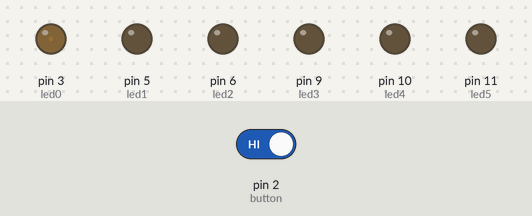
Recording of a sketch running on a simulated Arduino Uno, built with avr-gcc and run on an emulated ATmega328P. Parts: output pins drawn as LEDs (lit = HIGH). The test bench sets the inputs (shaded band); at power-on: pin 2 (button) HIGH.

Above: at 11.8 s.
11.9 s: pin 2 (button) driven LOW
At 13.3 s:
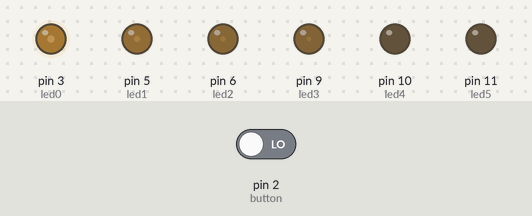
20.0 s: pin 2 (button) driven HIGH
At 20.4 s:
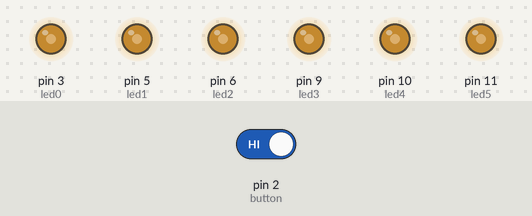
Timing chart, 0 to 32.1 s (numbered marks = the images above; inputs shaded):
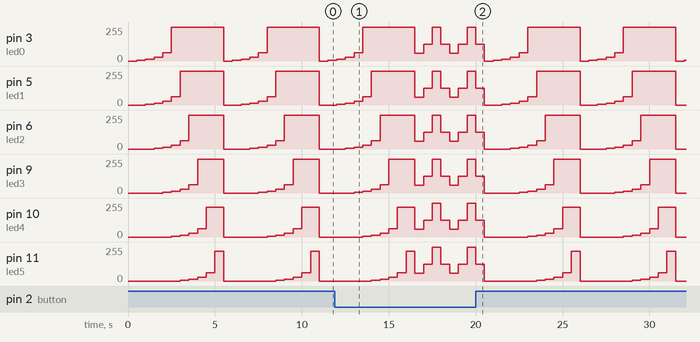

The sketch:

PR03_Fade_LEDs.ino
```cpp
/**********************************************************************************
**                                                                               **
**                                 Fade LEDs                                     **
**                                                                               **
** MOURAD EL FILALI                                                  16/04/2018  **
**********************************************************************************/

//********** Includes *************************************************************

//********** Variables ************************************************************
const int led0 = 3;          // donar nom al pin 3 de l’Arduino
const int led1 = 5;          // donar nom al pin 5 de l’Arduino
const int led2 = 6;          // donar nom al pin 6 de l’Arduino
const int led3 = 9;          // donar nom al pin 9 de l’Arduino
const int led4 = 10;         // donar nom al pin 10 de l’Arduino
const int led5 = 11;         // donar nom al pin 11 de l’Arduino
int velocitat = 500;         // velocitat de l'acció en ms
const int button = 2;
//********** Setup ****************************************************************
void setup()
{
  pinMode(led0, OUTPUT);     // definir el pin 3 com una sortida
  pinMode(led1, OUTPUT);     // definir el pin 5 com una sortida
  pinMode(led2, OUTPUT);     // definir el pin 6 com una sortida
  pinMode(led3, OUTPUT);     // definir el pin 9 com una sortida
  pinMode(led4, OUTPUT);     // definir el pin 10 com una sortida
  pinMode(led5, OUTPUT);     // definir el pin 11 com una sortida
  pinMode(button, INPUT);
}

//********** Loop *****************************************************************
void loop()
{
  int buttonState = digitalRead(button);
  if(buttonState==0)

 {
  analogWrite(led0, 60);     // posar PWM del pin 3 a 60
  analogWrite(led1, 60);     // posar PWM del pin 5 a 60
  analogWrite(led2, 60);     // posar PWM del pin 6 a 60
  analogWrite(led3, 60);     // posar PWM del pin 9 a 60
  analogWrite(led4, 60);     // posar PWM del pin 10 a 60
  analogWrite(led5, 60);     // posar PWM del pin 11 a 60

  delay(velocitat);          // es queden leds velocitat ms en aquest estat

  analogWrite(led0, 125);    // posar PWM del pin 3 a 125
  analogWrite(led1, 125);    // posar PWM del pin 5 a 125
  analogWrite(led2, 125);    // posar PWM del pin 6 a 125
  analogWrite(led3, 125);    // posar PWM del pin 9 a 125
  analogWrite(led4, 125);    // posar PWM del pin 10 a 125
  analogWrite(led5, 125);    // posar PWM del pin 11 a 125

  delay(velocitat);           // es queden leds velocitat ms en aquest estat

  analogWrite(led0, 255);    // posar PWM del pin 3 a 255
  analogWrite(led1, 255);    // posar PWM del pin 5 a 255
  analogWrite(led2, 255);    // posar PWM del pin 6 a 255
  analogWrite(led3, 255);    // posar PWM del pin 9 a 255
  analogWrite(led4, 255);    // posar PWM del pin 10 a 255
  analogWrite(led5, 255);    // posar PWM del pin 11 a 255

  delay(velocitat);           // es queden leds velocitat ms en aquest estat

  analogWrite(led0, 125);    // posar PWM del pin 3 a 125
  analogWrite(led1, 125);    // posar PWM del pin 5 a 125
  analogWrite(led2, 125);    // posar PWM del pin 6 a 125
  analogWrite(led3, 125);    // posar PWM del pin 9 a 125
  analogWrite(led4, 125);    // posar PWM del pin 10 a 125
  analogWrite(led5, 125);    // posar PWM del pin 11 a 125

  delay(velocitat);           // es queden leds velocitat ms en aquest estat
}

else

{
  analogWrite(led0, 0);     // posar PWM del pin 3 a  0
  analogWrite(led1, 0);     // posar PWM del pin 5 a  0
  analogWrite(led2, 0);     // posar PWM del pin 6 a  0
  analogWrite(led3, 0);     // posar PWM del pin 9 a  0
  analogWrite(led4, 0);     // posar PWM del pin 10 a 0
  analogWrite(led5, 0);     // posar PWM del pin 11 a 0

  delay(velocitat);          // es queden leds velocitat ms en aquest estat

  analogWrite(led0, 4);    // posar PWM del pin 3 a  4
  analogWrite(led1, 0);    // posar PWM del pin 5 a  0
  analogWrite(led2, 0);    // posar PWM del pin 6 a  0
  analogWrite(led3, 0);    // posar PWM del pin 9 a  0
  analogWrite(led4, 0);    // posar PWM del pin 10 a 0
  analogWrite(led5, 0);    // posar PWM del pin 11 a 0

  delay(velocitat);           // es queden leds velocitat ms en aquest estat

  analogWrite(led0, 12);    // posar PWM del pin 3 a 12
  analogWrite(led1, 4);    // posar PWM del pin 5 a  4
  analogWrite(led2, 0);    // posar PWM del pin 6 a  0
  analogWrite(led3, 0);    // posar PWM del pin 9 a  0
  analogWrite(led4, 0);    // posar PWM del pin 10 a 0
  analogWrite(led5, 0);    // posar PWM del pin 11 a 0

  delay(velocitat);           // es queden leds velocitat ms en aquest estat

  analogWrite(led0, 27);    // posar PWM del pin 3 a 27
  analogWrite(led1, 12);    // posar PWM del pin 5 a 12
  analogWrite(led2, 4);    // posar PWM del pin 6 a  4
  analogWrite(led3, 0);    // posar PWM del pin 9 a  0
  analogWrite(led4, 0);    // posar PWM del pin 10 a 0
  analogWrite(led5, 0);    // posar PWM del pin 11 a 0

  delay(velocitat);           // es queden leds velocitat ms en aquest estat

  analogWrite(led0, 62);    // posar PWM del pin 3 a 62
  analogWrite(led1, 27);    // posar PWM del pin 5 a 27
  analogWrite(led2, 12);    // posar PWM del pin 6 a 12
  analogWrite(led3, 4);    // posar PWM del pin 9 a 4
  analogWrite(led4, 0);    // posar PWM del pin 10 a 0
  analogWrite(led5, 0);    // posar PWM del pin 11 a 0

  delay(velocitat);           // es queden leds velocitat ms en aquest estat

  analogWrite(led0, 255);    // posar PWM del pin 3 a 255
  analogWrite(led1, 62);    // posar PWM del pin 5 a 62
  analogWrite(led2, 27);    // posar PWM del pin 6 a 27
  analogWrite(led3, 12);    // posar PWM del pin 9 a 12
  analogWrite(led4, 4);    // posar PWM del pin 10 a 4
  analogWrite(led5, 0);    // posar PWM del pin 11 a 0

  delay(velocitat);           // es queden leds velocitat ms en aquest estat

  analogWrite(led0, 255);    // posar PWM del pin 3 a 255
  analogWrite(led1, 255);    // posar PWM del pin 5 a 255
  analogWrite(led2, 62);    // posar PWM del pin 6 a 62
  analogWrite(led3, 27);    // posar PWM del pin 9 a 27
  analogWrite(led4, 12);    // posar PWM del pin 10 a 12
  analogWrite(led5, 4);    // posar PWM del pin 11 a 4

  delay(velocitat);           // es queden leds velocitat ms en aquest estat

  analogWrite(led0, 255);    // posar PWM del pin 3 a 255
  analogWrite(led1, 255);    // posar PWM del pin 5 a 255
  analogWrite(led2, 255);    // posar PWM del pin 6 a 255
  analogWrite(led3, 62);    // posar PWM del pin 9 a  62
  analogWrite(led4, 27);    // posar PWM del pin 10 a 27
  analogWrite(led5, 12);    // posar PWM del pin 11 a 12

  delay(velocitat);           // es queden leds velocitat ms en aquest estat

  analogWrite(led0, 255);    // posar PWM del pin 3 a 125
  analogWrite(led1, 255);    // posar PWM del pin 5 a 125
  analogWrite(led2, 255);    // posar PWM del pin 6 a 125
  analogWrite(led3, 255);    // posar PWM del pin 9 a 125
  analogWrite(led4, 62);    // posar PWM del pin 10 a 62
  analogWrite(led5, 27);    // posar PWM del pin 11 a 27

  delay(velocitat);           // es queden leds velocitat ms en aquest estat

  analogWrite(led0, 255);    // posar PWM del pin 3 a 255
  analogWrite(led1, 255);    // posar PWM del pin 5 a 255
  analogWrite(led2, 255);    // posar PWM del pin 6 a 255
  analogWrite(led3, 255);    // posar PWM del pin 9 a 255
  analogWrite(led4, 225);    // posar PWM del pin 10 a 255
  analogWrite(led5, 62);    // posar PWM del pin 11 a 62

  delay(velocitat);           // es queden leds velocitat ms en aquest estat

   analogWrite(led0, 255);    // posar PWM del pin 3 a 255
  analogWrite(led1, 255);    // posar PWM del pin 5 a 255
  analogWrite(led2, 255);    // posar PWM del pin 6 a 255
  analogWrite(led3, 255);    // posar PWM del pin 9 a 255
  analogWrite(led4, 225);    // posar PWM del pin 10 a 255
  analogWrite(led5, 225);    // posar PWM del pin 11 a 255

  delay(velocitat);           // es queden leds velocitat ms en aquest estat

}
}

//********** Funcions *************************************************************
```

Measured:
- by itself, pin 3 (led0): repeats every 5.5 s: 0/255 0.50 s, 4/255 0.50 s, 12/255 0.50 s, 27/255 0.50 s, 62/255 0.50 s, 255/255 3.0 s
- by itself, pin 5 (led1): repeats every 5.5 s: 0/255 1.0 s, 4/255 0.50 s, 12/255 0.50 s, 27/255 0.50 s, 62/255 0.50 s, 255/255 2.5 s
- by itself, pin 6 (led2): repeats every 5.5 s: 0/255 1.5 s, 4/255 0.50 s, 12/255 0.50 s, 27/255 0.50 s, 62/255 0.50 s, 255/255 2.0 s
- by itself, pin 9 (led3): repeats every 5.5 s: 0/255 2.0 s, 4/255 0.50 s, 12/255 0.50 s, 27/255 0.50 s, 62/255 0.50 s, 255/255 1.5 s
- by itself, pin 10 (led4): repeats every 5.5 s: 0/255 2.5 s, 4/255 0.50 s, 12/255 0.50 s, 27/255 0.50 s, 62/255 0.50 s, 225/255 1.0 s
- by itself, pin 11 (led5): repeats every 5.5 s: 0/255 3.0 s, 4/255 0.50 s, 12/255 0.50 s, 27/255 0.50 s, 62/255 0.50 s, 225/255 0.50 s
